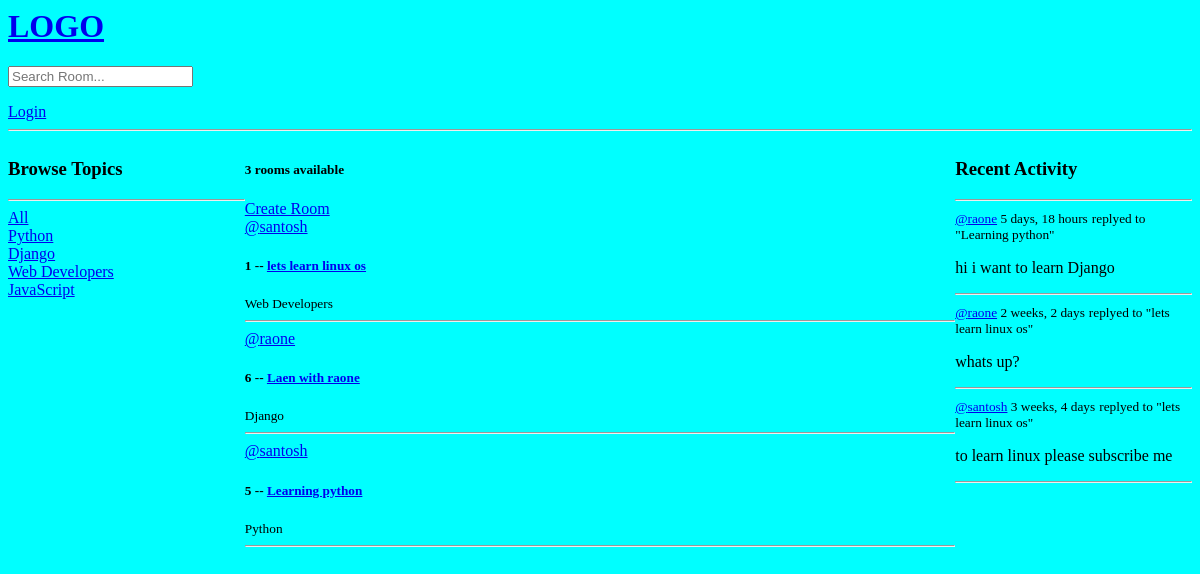
Before: / with the older database file.
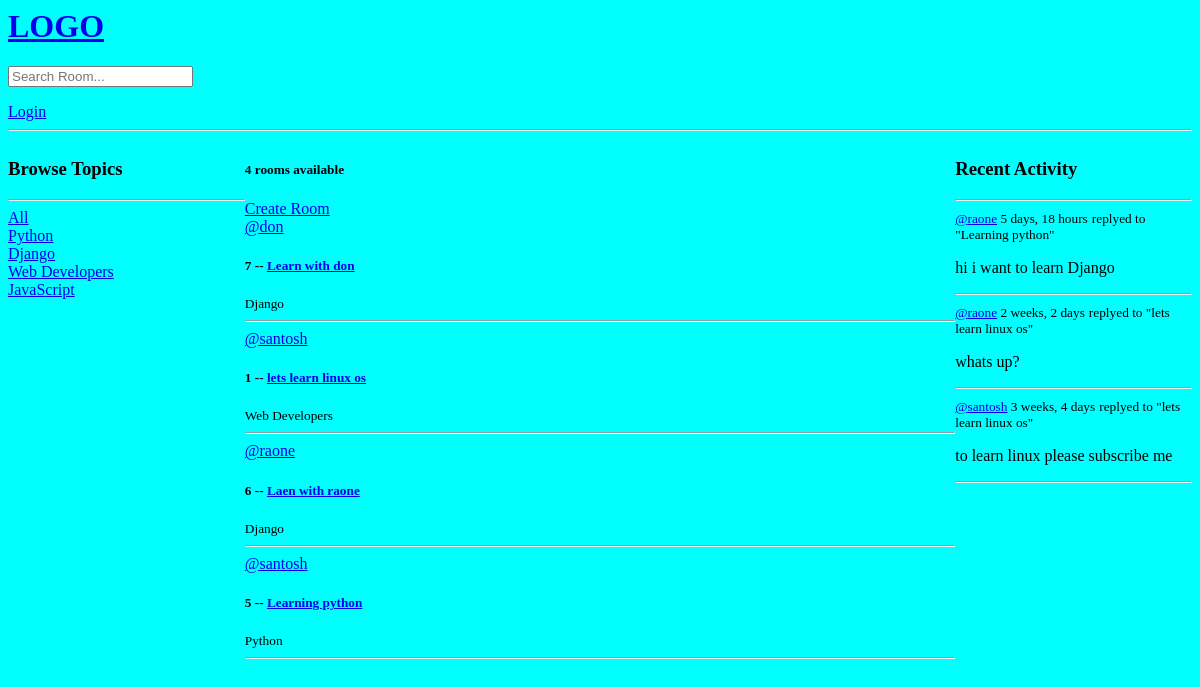
After: the same page with the newer database file.
### base/models.py (models this page shows, shortened)
class Topic(models.Model):
    name = models.CharField(max_length=200)

class Room(models.Model):
    host = models.ForeignKey(User, on_delete=models.SET_NULL, null=True)
    topic = models.ForeignKey(Topic, on_delete=models.SET_NULL, null=True)
    name = models.CharField(max_length=200)
    description = models.TextField(null=True, blank=True)
    participants = models.ManyToManyField(User, related_name='participants', blank=True)
    updated = models.DateTimeField(auto_now=True)
    created = models.DateTimeField(auto_now_add=True)
    class Meta:
        ordering = ['-updated', '-created']
    def __str__(self):
        return self.name

class Message(models.Model):
    user = models.ForeignKey(User, on_delete=models.CASCADE)
    room = models.ForeignKey(Room, on_delete=models.CASCADE)
    body = models.TextField()
    updated = models.DateTimeField(auto_now=True)
    created = models.DateTimeField(auto_now_add=True)
    class Meta:
        ordering = ['-updated', '-created']
    def __str__(self):
        return self.body[0:50]

### base/views.py (the view)
# urls.py: path('', views.home, name='home'),
def home(request):
    q = request.GET.get('q') if request.GET.get('q') != None else ''
    rooms = Room.objects.filter(
        Q(topic__name__icontains=q) |
        Q(name__icontains=q) |
        Q(description__icontains=q)
    )
    topics = Topic.objects.all()
    room_count = rooms.count()
    room_messages = Message.objects.filter(Q(room__topic__name__icontains=q))
    context = {'rooms': rooms, 'topics': topics, 'room_count': room_count, 'room_messages':room_messages}
    return render(request, 'base/home.html', context)

### base/templates/base/home.html (shortened to what this page needs)
{% extends 'main.html' %}
{% block content %}
<div class="home-container">
    <div>
        {% include 'base/topic_component.html' %}
    </div>
    <div>
        <h5>{{ room_count }} rooms available</h5>
        <a href="{% url 'create-room' %}">Create Room</a>
        {% include 'base/feed_component.html' %}
    </div>
    <div>
        {% include 'base/activity_component.html' %}
    </div>
</div>
{% endblock content %}

### base/templates/base/topic_component.html
<h3>Browse Topics</h3>
<hr>
<div>
    <a href="{% url 'home' %}">All</a>
</div>
{% for topic in topics %}
<div>
    <a href="{% url 'home' %}?q={{topic.name}}">{{topic.name}}</a>
</div>
{% endfor %}

### base/templates/base/feed_component.html (shortened to what this page needs)
<div>
    {% for room in rooms %}
    <div>
        <a href="{% url 'user-profile' room.host.id %}">@{{ room.host.username }}</a>
        <h5>{{room.id}} -- <a href="{% url 'room' room.id %}">{{room.name}}</a></h5>
        <small>{{ room.topic.name }}</small>
        <hr>
    </div>
    {% endfor %}
</div>

### base/templates/base/activity_component.html (shortened to what this page needs)
<h3>Recent Activity</h3>
<hr>
{% for message in room_messages %}
<div>
    <small><a href="{% url 'user-profile' message.user.id %}">@{{message.user}}</a>
        {{message.created|timesince}}</small>
    <small>replyed to "{{message.room}}"</small>
    <p>{{message}}</p>
    <hr>
</div>
{% endfor %}

Changed rows visible on the page:
added Room: host.username "don", id "7", name "Learn with don", topic.name "Django"
Other visible differences:
{{ room_count }}: "3" → "4"
